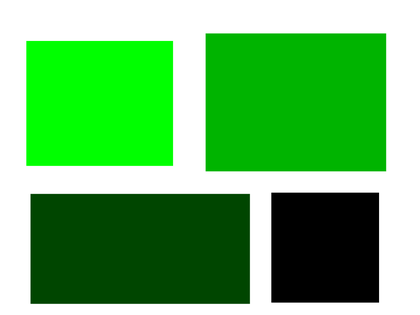
%> input picture examples/rectangles_color.tif, 420 x 315 px, shrunk from 1036 x 777 before the run
$ octave example02_kmeans.m   (GNU Octave 9; MATLAB toolbox functions it lacks are replaced by stand-ins)
%> lines starting %> are read from the running program, lines starting %| are printed output that depends on the picture; in (x1, y1, x2, y2) boxes, pixels count from 0 and x2, y2 are one past the last pixel; in counts of white or black regions, pixels touching at a corner belong together; the program's own positions count from 1
### src/ImageAnalysis/PerformPatchwiseKMeans_NClusters.m
function [KmeansImg] = PerformPatchwiseKMeans_NClusters(img,mask,PatchWidth,PatchHeight,Nclusters,DistanceMetric,NrReplicates)
% Perform patch-wise kmeans tissue segmentation.
%
% [KmeansImg] = ...
%  PerformPatchwiseKMeans_NClusters(img,mask,PatchWidth,PatchHeight,...
%                                    Nclusters,DistanceMetric,NrReplicates)
%
% This functions perform kmeans clustering patch-by-patch in order to separate
% the background from the stained tissue. It relies on the hypothesis that the
% stained tissue is dark, overlaind onto bright background. The function allows
% the generic clustering into N clusters. However, the stained tissue will always
% be identified as the darkest cluster.
%
% INPUTS
% img: a stained histological image (it must be RGB).
%
% mask: a logical image the same size as img.
%       mask should yield true in pixels you want to include to
%       calculate the statistics, whereas it should yield false in pixels
%       you want to discard.
%
% PatchWidth: the width of a patch in number of pixels.
%
% PatchHeight: the height of a patch in number of pixels.
%
% Nclusters: number of clusters.
%
% DistanceMetric: a string specifying the distance metrics to be used for
%                 clustering. Choose one among
%                 'sqeuclidean','cityblock','cosine','correlation'.
%
% NrReplicates: number of times clustering should be repeated using new initial
%             cluster centroid positions. Running the clustering several
%             times can help to avoid local minima.
%
%
% OUTPUT
%
%
% KmeansImg:   binarised image (uint8 data type). 255 is stored in pixel
%              identified as stained material, whereas 0 is stored in background and
%              areas which were not included for analysis.
%
%
% Author: Francesco Grussu, <f.grussu@ucl.ac.uk> <francegrussu@gmail.com>
%         UCL Institute of Neurology, University College London
%         London, United Kingdom
%
%         Code developed between January 2013 and July 2016

%%%% Check inputs

% Throw an error in case of wrong number of inputs
if(nargin~=7)
    error('PerformPatchwiseKMeans_NClusters(): wrong number of input arguments.')
end

% Throw an error if the patch sizes are not compatible with the image size
if( (size(img,2)<PatchWidth) || (size(img,1)<PatchHeight) )
    error('PerformPatchwiseKMeans_NClusters(): either PatchWidth or PatchHeight is bigger than the actual image size.')
end

% Throw an error if your input image is not RGB
if((size(img,3)~=3) || (isinteger(img)~=1))
    error('PerformPatchwiseKMeans_NClusters(): your input image is not RGB.')
end

% Throw an error if your input has different size than the mask
if((size(img,1)~=size(mask,1)) || (size(img,2)~=size(mask,2)) )
    error('PerformPatchwiseKMeans_NClusters(): the size of your input image and of the mask do not match.')
end

%%% Get patches vertices indices
imgW = size(img,2);
imgH = size(img,1);
hVertices = 1:PatchHeight-1:imgH;  % Vertices along height
if(hVertices(end)~=imgH)
    hVertices = [hVertices imgH];
end
wVertices = 1:PatchWidth-1:imgW;  % Vertices along width
if(wVertices(end)~=imgW)
    wVertices = [wVertices imgW];
end


%%% Loop thorugh patches to extract the statistics
% Get loop variables
Npatches_h = length(hVertices) - 1;
Npatches_w = length(wVertices) - 1;

% Preallocate output
KmeansImg = uint8(zeros(size(img,1),size(img,2)));  % Binarised image

% Do loop
for hh=1:Npatches_h    % Along height
    for ww=1:Npatches_w   % Along width
        % Get current patch's vertices
        hMin = hVertices(hh);
        hMax = hVertices(hh+1);
        wMin = wVertices(ww);
        wMax = wVertices(ww+1);
        % Extract patch in image and in mask
        localPatch = img(hMin:hMax,wMin:wMax,:);  % Staining intensity
        localMask = mask(hMin:hMax,wMin:wMax); % Mask
        localMask = logical(localMask);
        Nvoxrows = size(localMask,1); Nvoxcols = size(localMask,2); Nvoxpatch = Nvoxcols*Nvoxrows;
        % Check if there are pixels left after masking
        if(length(localMask(localMask==1))<=2)             % No pixels available: save 0 in the binarised image and NaN in the maps
            tissuePatch = zeros(Nvoxrows,Nvoxcols);  % Empty patch!
        else   % Pixels available: perform the kmeans-based segmentation.
            % Put NaN in voxels not to be included in the analysis
            redCh = single(localPatch(:,:,1)); greenCh = single(localPatch(:,:,2)); blueCh = single(localPatch(:,:,3));
            redCh(localMask~=true) = NaN; greenCh(localMask~=true) = NaN; blueCh(localMask~=true) = NaN;
            % Create input data for kmeans of current patch
            inputKmeans = cat(2,reshape(redCh,Nvoxpatch,1),reshape(greenCh,Nvoxpatch,1),reshape(blueCh,Nvoxpatch,1));
            % Perform Kmeans of current patch with Nclusters clusters and kmeans++ cluster initialisation
            [labels, centroids] = kmeans(inputKmeans,Nclusters,'Distance',DistanceMetric,'Replicates',NrReplicates);
            % Find label of darkest cluster, describing the stained material
            centroidPower = zeros(1,Nclusters);
            for kidx=1:Nclusters
                centroidPower(kidx) = norm(centroids(kidx,:));    % Get squared Euclidian norm of cluster centroids
            end
            [~,tissueIdx] = min(centroidPower);     % Pick the cluster with smallest norm (i.e. the darkest)
            % Create the segmentation of the patch
            tissuePatch = zeros(size(labels));
            tissuePatch(labels==tissueIdx) = 255;
            tissuePatch = reshape(tissuePatch,Nvoxrows,Nvoxcols);
        end
        % Save the binarised patch as a uint8
        KmeansImg(hMin:hMax,wMin:wMax) = uint8(tissuePatch);
    end
end


end

### src/ImageAnalysis/ExtractPatchwiseSegmentedFraction.m
function [SFNativeRes, SFPatches] = ExtractPatchwiseSegmentedFraction(img,mask,PatchWidth,PatchHeight)
% Extract the fraction of segmented histological material patch-by-patch
%
% [SFNativeRes, SFPatches] = ...
%        ExtractPatchwiseSegmentedFraction(img,mask,PatchWidth,PatchHeight)
%
% This functions provides patch-wise values of fraction of segmented
% stained material. The input image is divided into patches and for each
% patch the ratio between the number of pixels identified as stained
% material and the total number of pixels is calculated.
%
% INPUTS
% img: a binary image where pixels with 255 identify segmented stained
%      material, whereas pixels with 0 identify background and
%     non-segmented pixels.
% mask: a logical image the same size as img.
%       mask should yield true in pixels you want to include to
%       calculate the statistics, whereas it should yield false in pixels
%       you want to discard.
%
% PatchWidth: the width of a patch in number of pixels.
%
% PatchHeight: the height of a patch in number of pixels.
%
%
% OUTPUT
%
% SFNativeRes:  the segmented fraction at the same resolution of the input
%               image img. Pixels within the same patch will be
%               characterised by the same mean segmented fraction.
%
% SFPatches:   the segmented fraction at the single-patch resolution level
%               (each element in SFPatches corresponds to a patch).
%
% Author: Francesco Grussu, <f.grussu@ucl.ac.uk> <francegrussu@gmail.com>
%         UCL Institute of Neurology, University College London
%         London, United Kingdom
%
%         Code developed between January 2013 and July 2016

%%%% Check inputs

% Throw an error in case of wrong number of inputs

if(nargin~=4)
    error('ExtractPatchwiseSegmentedFraction(): wrong number of input arguments.')
end

% Throw an error if the patch sizes are not compatible with the image size
if( (size(img,2)<PatchWidth) || (size(img,1)<PatchHeight) )
    error('ExtractPatchwiseSegmentedFraction(): either PatchWidth or PatchHeight is bigger than the actual image size.')
end

% Throw an error if your input image is not RGB
if((size(img,3)~=1) || (isinteger(img)~=1))
    error('ExtractPatchwiseSegmentedFraction(): your input image is not RGB.')
end

% Throw an error if your input has different size than the mask
if((size(img,1)~=size(mask,1)) || (size(img,2)~=size(mask,2)) )
    error('ExtractPatchwiseSegmentedFraction(): the size of your input image and of the mask do not match.')
end

%%% Convert img to uint8()
img = uint8(img);
%%% Get patches vertices indices
imgW = size(img,2);
imgH = size(img,1);
hVertices = 1:PatchHeight-1:imgH;  % Vertices along height
if(hVertices(end)~=imgH)
    hVertices = [hVertices imgH];
end
wVertices = 1:PatchWidth-1:imgW;  % Vertices along width
if(wVertices(end)~=imgW)
    wVertices = [wVertices imgW];
end


%%% Loop thorugh patches to extract the statistics
% Get loop variables
Npatches_h = length(hVertices) - 1;
Npatches_w = length(wVertices) - 1;

% Preallocate output
SFNativeRes = zeros(size(img));  % Staining intensity, native resolution
SFPatches = zeros(Npatches_h,Npatches_w); % Staining intensity, patches

% Loop over patches
for hh=1:Npatches_h    % Along height
    for ww=1:Npatches_w   % Along width
        % Get current patch's vertices
        hMin = hVertices(hh);
        hMax = hVertices(hh+1);
        wMin = wVertices(ww);
        wMax = wVertices(ww+1);
        % Extract segmentation within current patch
        localPatch = img(hMin:hMax,wMin:wMax);  % Segmentation
        localMask = mask(hMin:hMax,wMin:wMax); % Mask
        localPatch = localPatch.*uint8(localMask);  % Remove undersired pixels
        % Calculate the stained material fraction
        myPixels = reshape(localPatch,1,numel(localPatch));
        if(isempty(myPixels))   % No pixels left in the patch (put NaN in Otsu's threshold)
            myPixelsFraction = 0;
        else
            myPixelsFraction = length(myPixels(myPixels==255))/length(myPixels);
        end
        % Save the staining material fraction
        SFNativeRes(hMin:hMax,wMin:wMax) = myPixelsFraction*ones( length([hMin:hMax]) , length([wMin:wMax]) );
        SFPatches(hh,ww) = myPixelsFraction;


    end
end

end

### examples/example02_kmeans.m
%% Example 02: segment the darkest area of an image using kmeans on RGB values
%
% This script segments a target region depending on the image intensity
% with k-means approach applied to the RGB values. Afterwards, the fraction
% of segmented pixels within patches of specificed regions is calculated
% and shown as a quantitative patch-wise fraction map.
%
% Author: Francesco Grussu, <f.grussu@ucl.ac.uk> <francegrussu@gmail.com>
%         UCL Institute of Neurology, University College London
%         London, United Kingdom
%
%         Code developed between January 2013 and July 2016

toolboxdir = fileparts(pwd);
addpath(genpath(toolboxdir));

%% Load data
I = imread('rectangles_color.tif');
%> I is the input picture: size 315x420x3 uint8; mean R, G, B 102.3, 184.3, 102.3
mymask = true(size(I,1),size(I,2));
PW = size(I,2); % Patch-width
%> PW = 420
PH = size(I,1); % Patch-height
%> PH = 315
nclusters = 5;  % There are 5 different colours
nsegm = 10; % Repeat the segmentation 10 times to avoid local minima

%% Segment darkest rectangle
binaryimage = PerformPatchwiseKMeans_NClusters(I,mymask,PW,PH,nclusters,'cityblock',nsegm);
%> after the loop in PerformPatchwiseKMeans_NClusters, `for hh=1:Npatches_h`:
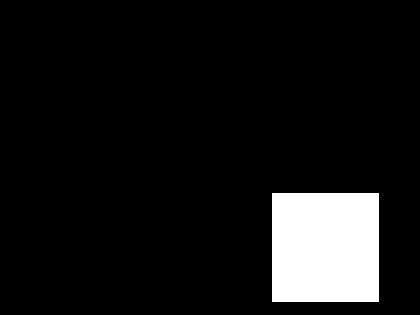
%> KmeansImg: size 315x420 uint8; 8.8% white; 1 white region, box (x1, y1, x2, y2) and area: (272, 193, 379, 302) 11663
%> after the loop in PerformPatchwiseKMeans_NClusters, `for hh=1:Npatches_h`:
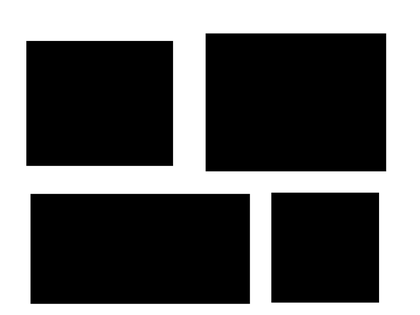
%> blueCh: size 315x420 single; min 0, max 255, mean 102.3
%> after the loop in PerformPatchwiseKMeans_NClusters, `for hh=1:Npatches_h`:
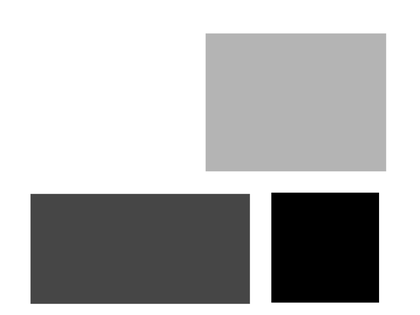
%> greenCh: size 315x420 single; min 0, max 255, mean 184.3
%> after the loop in PerformPatchwiseKMeans_NClusters, `for hh=1:Npatches_h`: centroidPower = [180 441.7 0 70 255]; centroids = [0 180 0; 255 255 255; 0 0 0; 0 70 0; 0 255 0]; tissueIdx = 3


%% Extract patch-by-patch segmented fraction
myPatchWidth = 60;  % Patch width in number of pixels
myPatchHeight = 60; % Patch height in number of pixels
[FracNativeRes, FracPathRes] = ExtractPatchwiseSegmentedFraction(binaryimage,ones(size(binaryimage)),myPatchWidth,myPatchHeight);  % Get segmented pixel fraction within the patches
%> after the loop in ExtractPatchwiseSegmentedFraction, `for hh=1:Npatches_h`:
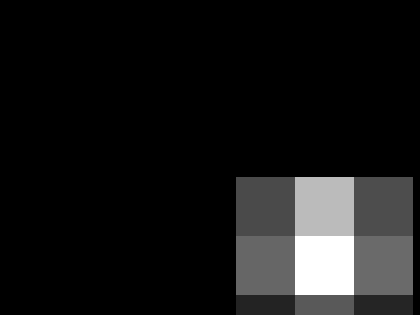
%> SFNativeRes: size 315x420 double; min 0, max 1, mean 0.0885
%> after the loop in ExtractPatchwiseSegmentedFraction, `for hh=1:Npatches_h`: SFPatches = [0 0 0 0 0 0 0 0; 0 0 0 0 0 0 0 0; 0 0 0 0 0 0 0 0; 0 0 0 0 0.293 0.733 0.306 0; 0 0 0 0 0.4 1 0.417 0; 0 0 0 0 0.14 0.35 0.146 0]; myPixelsFraction = 0

%% Plot segmentation
figure,
subplot(3,1,1)
imshow(I)
title('Original image')
subplot(3,1,2)
imshow(cat(3,binaryimage,binaryimage,binaryimage));
title('Segmented image: find the darkest rectangle')
subplot(3,1,3)
imagesc(FracPathRes,[0 1]); axis image; colorbar;
title('Segmented pixel fraction map (patch-wise resolution)')
set(gca,'XTick',[],'YTick',[]);
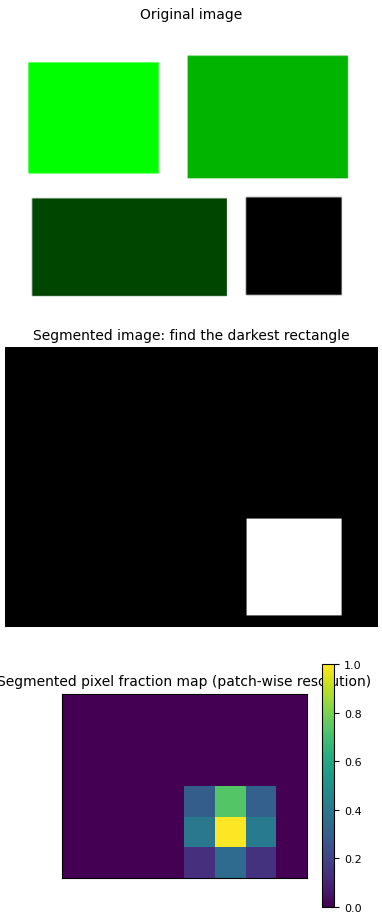
%> figure redrawn from the program's plot data, 3 panels

$ run again, with examples/lines.png saved as examples/rectangles_color.tif
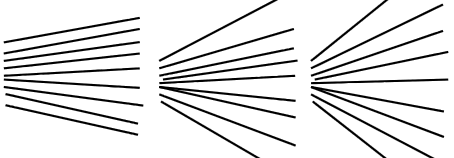
%> input picture examples/lines.png, 454 x 158 px
%> I is the input picture: size 158x454x3 uint8; min 0, max 255, mean 227.3
%> after the loop in PerformPatchwiseKMeans_NClusters, `for hh=1:Npatches_h`:
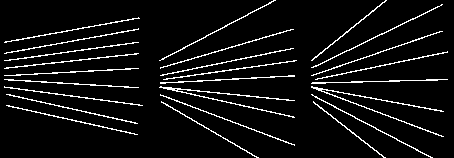
%> KmeansImg: size 158x454 uint8; 6.7% white in thin lines or dots
%> after the loop in PerformPatchwiseKMeans_NClusters, `for hh=1:Npatches_h`: centroidPower = [441.7 207.8 330.8 0 93.53]; centroids = [255 255 255; 120 120 120; 191 191 191; 0 0 0; 54 54 54]; tissueIdx = 4
%> after the loop in ExtractPatchwiseSegmentedFraction, `for hh=1:Npatches_h`: SFPatches = [0.0608 0.0817 0.0383 0.0456 0.0608 0.0331 0.0656 0.0557; 0.129 0.103 0.0789 0.145 0.0906 0.123 0.0878 0.0378; 0 0.0362 0.0229 0.0387 0.0496 0.0163 0.0725 0.0463]; myPixelsFraction = 0.0463
%> `set(gca,'XTick',[],'YTick',[]);`:
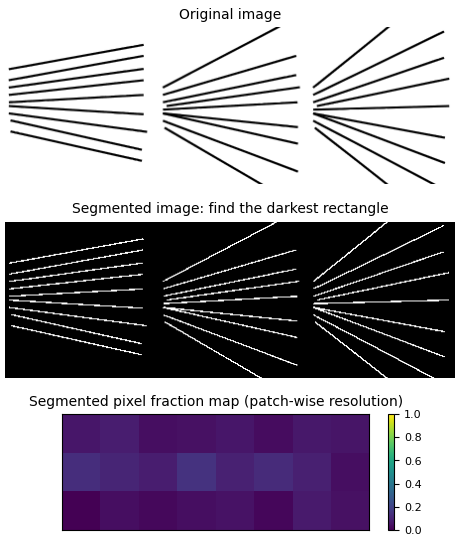
%> figure redrawn from the program's plot data, 3 panels
